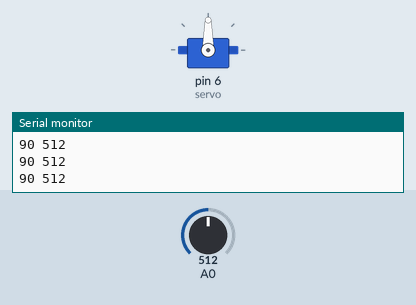
Simulated run of this sketch. Board: Arduino Uno, built with avr-gcc and run on an emulated ATmega328P. Parts: servo, the last lines printed to the serial monitor. The test bench sets the inputs (shaded band); at power-on: A0 = 512.

Above: at 1.2 s.
1.3 s: A0 set to 716
At 2.2 s:
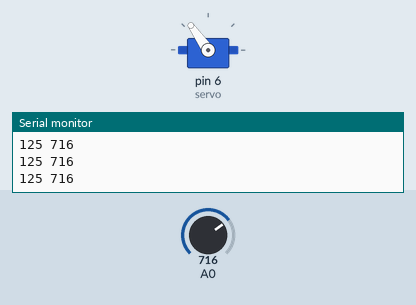
2.8 s: A0 set to 900
At 3.4 s:
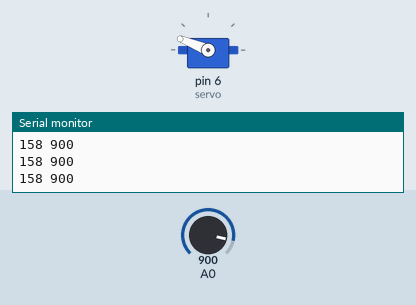
4.3 s: A0 set to 984
At 4.6 s:
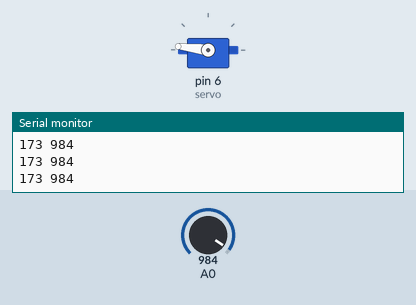
5.8 s: A0 set to 1015
At 7.0 s:
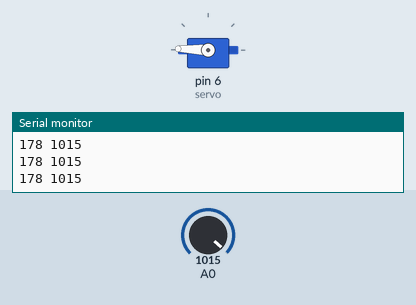
7.3 s: A0 set to 578
At 7.6 s:
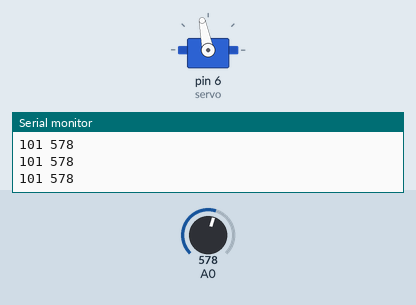
8.8 s: A0 set to 560
At 9.9 s:
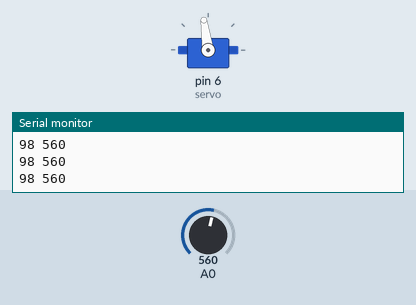
Timing chart, 0 to 11.8 s (numbered marks = the images above; inputs shaded):
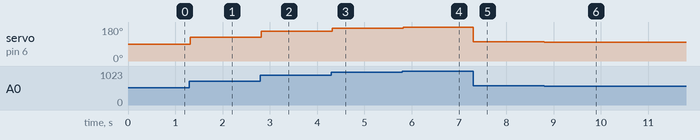

Measured:
- after the input at 1.3 s, servo on pin 6 (servo): 90° → 125° at once
- after the input at 2.8 s, servo on pin 6 (servo): 125° → 158° at once
- after the input at 4.3 s, servo on pin 6 (servo): 158° → 173° at once
- after the input at 5.8 s, servo on pin 6 (servo): 173° → 178° at once
- after the input at 7.3 s, servo on pin 6 (servo): 178° → 101° at once
- after the input at 8.8 s, servo on pin 6 (servo): 101° → 98° at once

The sketch:

serovpotcontol.ino
```cpp
#include<Servo.h>
Servo servo;


void setup() {
  // put your setup code here, to run once:
  servo.attach(6);
  Serial.begin(9600);
}

void loop() {
  // put your main code here, to run repeatedly:
  int j = analogRead(A0);
  int i = map(j, 0, 1023, 0, 180);
  servo.write(i);
  //analogWrite(11, i);
  Serial.print(i);
  Serial.print(" ");
  Serial.println(j);
  delay(20);
}
```
